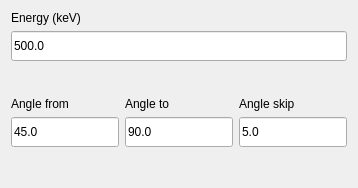
                      <widget class="QWidget" name="page_multipleangle1">
                       <layout class="QVBoxLayout" name="verticalLayout_19">
                        <item>
                         <layout class="QGridLayout" name="gridLayout_4">
                          <property name="bottomMargin">
                           <number>30</number>
                          </property>
                          <item row="1" column="0">
                           <widget class="QLineEdit" name="LneEnergy1">
                            <property name="sizePolicy">
                             <sizepolicy hsizetype="Expanding" vsizetype="Minimum">
                              <horstretch>0</horstretch>
                              <verstretch>0</verstretch>
                             </sizepolicy>
                            </property>
                            <property name="minimumSize">
                             <size>
                              <width>0</width>
                              <height>30</height>
                             </size>
                            </property>
                            <property name="maximumSize">
                             <size>
                              <width>16777215</width>
                              <height>30</height>
                             </size>
                            </property>
                            <property name="text">
                             <string>500.0</string>
                            </property>
                           </widget>
                          </item>
                          <item row="0" column="0" alignment="Qt::AlignVCenter">
                           <widget class="QLabel" name="label_19">
                            <property name="sizePolicy">
                             <sizepolicy hsizetype="Preferred" vsizetype="Minimum">
                              <horstretch>0</horstretch>
                              <verstretch>0</verstretch>
                             </sizepolicy>
                            </property>
                            <property name="font">
                             <font>
                              <pointsize>9</pointsize>
                             </font>
                            </property>
                            <property name="text">
                             <string>Energy (keV)</string>
                            </property>
                           </widget>
                          </item>
                         </layout>
                        </item>
                        <item>
                         <layout class="QGridLayout" name="gridLayout_3">
                          <property name="bottomMargin">
                           <number>30</number>
                          </property>
                          <item row="0" column="0" alignment="Qt::AlignVCenter">
                           <widget class="QLabel" name="label_16">
                            <property name="sizePolicy">
                             <sizepolicy hsizetype="Preferred" vsizetype="Minimum">
                              <horstretch>0</horstretch>
                              <verstretch>0</verstretch>
                             </sizepolicy>
                            </property>
                            <property name="font">
                             <font>
                              <pointsize>9</pointsize>
                             </font>
                            </property>
                            <property name="text">
                             <string>Angle from</string>
                            </property>
                           </widget>
                          </item>
                          <item row="0" column="1" alignment="Qt::AlignVCenter">
                           <widget class="QLabel" name="label_17">
                            <property name="sizePolicy">
                             <sizepolicy hsizetype="Preferred" vsizetype="Minimum">
                              <horstretch>0</horstretch>
                              <verstretch>0</verstretch>
                             </sizepolicy>
                            </property>
                            <property name="font">
                             <font>
                              <pointsize>9</pointsize>
                             </font>
                            </property>
                            <property name="text">
                             <string>Angle to</string>
                            </property>
                           </widget>
                          </item>
                          <item row="0" column="2" alignment="Qt::AlignVCenter">
                           <widget class="QLabel" name="label_18">
                            <property name="sizePolicy">
                             <sizepolicy hsizetype="Preferred" vsizetype="Minimum">
                              <horstretch>0</horstretch>
                              <verstretch>0</verstretch>
                             </sizepolicy>
                            </property>
                            <property name="font">
                             <font>
                              <pointsize>9</pointsize>
                             </font>
                            </property>
                            <property name="text">
                             <string>Angle skip</string>
                            </property>
                           </widget>
                          </item>
                          <item row="1" column="0">
                           <widget class="QLineEdit" name="LneAngleFrom1">
                            <property name="sizePolicy">
                             <sizepolicy hsizetype="Expanding" vsizetype="Minimum">
                              <horstretch>0</horstretch>
                              <verstretch>0</verstretch>
                             </sizepolicy>
                            </property>
                            <property name="minimumSize">
                             <size>
                              <width>0</width>
                              <height>30</height>
                             </size>
                            </property>
                            <property name="maximumSize">
                             <size>
                              <width>16777215</width>
                              <height>30</height>
                             </size>
                            </property>
                            <property name="text">
                             <string>45.0</string>
                            </property>
                           </widget>
                          </item>
                          <item row="1" column="1">
                           <widget class="QLineEdit" name="LneAngleTo1">
                            <property name="sizePolicy">
                             <sizepolicy hsizetype="Expanding" vsizetype="Minimum">
                              <horstretch>0</horstretch>
                              <verstretch>0</verstretch>
                             </sizepolicy>
                            </property>
                            <property name="minimumSize">
                             <size>
                              <width>0</width>
                              <height>30</height>
                             </size>
                            </property>
                            <property name="maximumSize">
                             <size>
                              <width>16777215</width>
                              <height>30</height>
                             </size>
                            </property>
                            <property name="text">
                             <string>90.0</string>
                            </property>
                           </widget>
                          </item>
                          <item row="1" column="2">
                           <widget class="QLineEdit" name="LneAngleSkip1">
                            <property name="sizePolicy">
                             <sizepolicy hsizetype="Expanding" vsizetype="Minimum">
                              <horstretch>0</horstretch>
                              <verstretch>0</verstretch>
                             </sizepolicy>
                            </property>
                            <property name="minimumSize">
                             <size>
                              <width>0</width>
                              <height>30</height>
                             </size>
                            </property>
                            <property name="maximumSize">
                             <size>
                              <width>16777215</width>
                              <height>30</height>
                             </size>
                            </property>
                            <property name="text">
                             <string>5.0</string>
                            </property>
                           </widget>
                          </item>
                         </layout>
                        </item>
                       </layout>
                      </widget>
